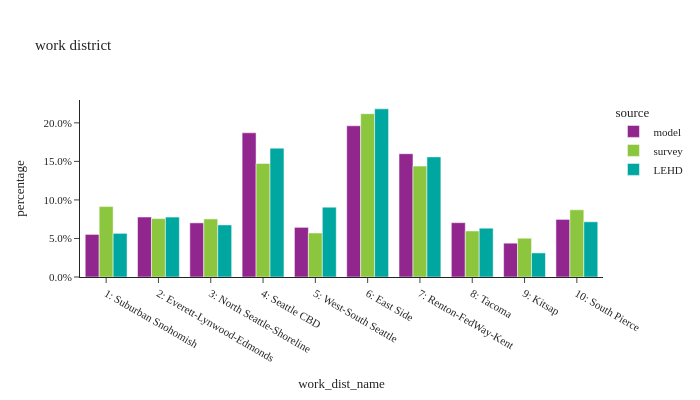

The notebook cell this image was saved under:
### Code cell
df_plot = df_district_flows.groupby(['source','work_dist_name'], observed=True)['person_weight'].sum().\
    reset_index()
util.plot_share_barchart(df_plot, 'person_weight', 'work_dist_name', title="work district")

### Figure 1 — Plotly figure (JSON) as saved in the notebook; plotly's stock layout.template omitted (floating-point values rounded to 4 significant figures)
{"data": [{"alignmentgroup": "True", "customdata": [[107800.0], [151800.0], [137000.0], [365000.0], [125700.0], [382700.0], [312000.0], [137500.0], [85590.0], [145700.0]], "hovertemplate": "source=model<br>work_dist_name=%{x}<br>percentage=%{y}<br>weighted_sum=%{customdata[0]}<extra></extra>", "legendgroup": "model", "marker": {"color": "#91268F", "pattern": {"shape": ""}}, "name": "model", "offsetgroup": "model", "orientation": "v", "showlegend": true, "textposition": "auto", "type": "bar", "x": ["1: Suburban Snohomish", "2: Everett-Lynwood-Edmonds", "3: North Seattle-Shoreline", "4: Seattle CBD", "5: West-South Seattle", "6: East Side", "7: Renton-FedWay-Kent", "8: Tacoma", "9: Kitsap", "10: South Pierce"], "xaxis": "x", "y": [0.05524, 0.07782, 0.07024, 0.1871, 0.06441, 0.1962, 0.16, 0.07049, 0.04388, 0.0747], "yaxis": "y"}, {"alignmentgroup": "True", "customdata": [[160500.0], [133100.0], [132300.0], [258700.0], [100300.0], [372100.0], [252600.0], [104900.0], [88360.0], [153000.0]], "hovertemplate": "source=survey<br>work_dist_name=%{x}<br>percentage=%{y}<br>weighted_sum=%{customdata[0]}<extra></extra>", "legendgroup": "survey", "marker": {"color": "#8CC63E", "pattern": {"shape": ""}}, "name": "survey", "offsetgroup": "survey", "orientation": "v", "showlegend": true, "textposition": "auto", "type": "bar", "x": ["1: Suburban Snohomish", "2: Everett-Lynwood-Edmonds", "3: North Seattle-Shoreline", "4: Seattle CBD", "5: West-South Seattle", "6: East Side", "7: Renton-FedWay-Kent", "8: Tacoma", "9: Kitsap", "10: South Pierce"], "xaxis": "x", "y": [0.09138, 0.07582, 0.07533, 0.1474, 0.05713, 0.2119, 0.1439, 0.05974, 0.05032, 0.08715], "yaxis": "y"}, {"alignmentgroup": "True", "customdata": [[97750.0], [134200.0], [116700.0], [288500.0], [156400.0], [376500.0], [269000.0], [109300.0], [53900.0], [123700.0]], "hovertemplate": "source=LEHD<br>work_dist_name=%{x}<br>percentage=%{y}<br>weighted_sum=%{customdata[0]}<extra></extra>", "legendgroup": "LEHD", "marker": {"color": "#00A7A0", "pattern": {"shape": ""}}, "name": "LEHD", "offsetgroup": "LEHD", "orientation": "v", "showlegend": true, "textposition": "auto", "type": "bar", "x": ["1: Suburban Snohomish", "2: Everett-Lynwood-Edmonds", "3: North Seattle-Shoreline", "4: Seattle CBD", "5: West-South Seattle", "6: East Side", "7: Renton-FedWay-Kent", "8: Tacoma", "9: Kitsap", "10: South Pierce"], "xaxis": "x", "y": [0.05664, 0.07776, 0.06759, 0.1672, 0.09063, 0.2182, 0.1558, 0.06333, 0.03123, 0.07165], "yaxis": "y"}], "layout": {"barmode": "group", "height": 400, "legend": {"title": {"text": "source"}, "tracegroupgap": 0}, "title": {"text": "work district"}, "width": 700, "xaxis": {"anchor": "y", "domain": [0, 1], "title": {"text": "work_dist_name"}}, "yaxis": {"anchor": "x", "domain": [0, 1], "tickformat": ".1%", "title": {"text": "percentage"}}}}
